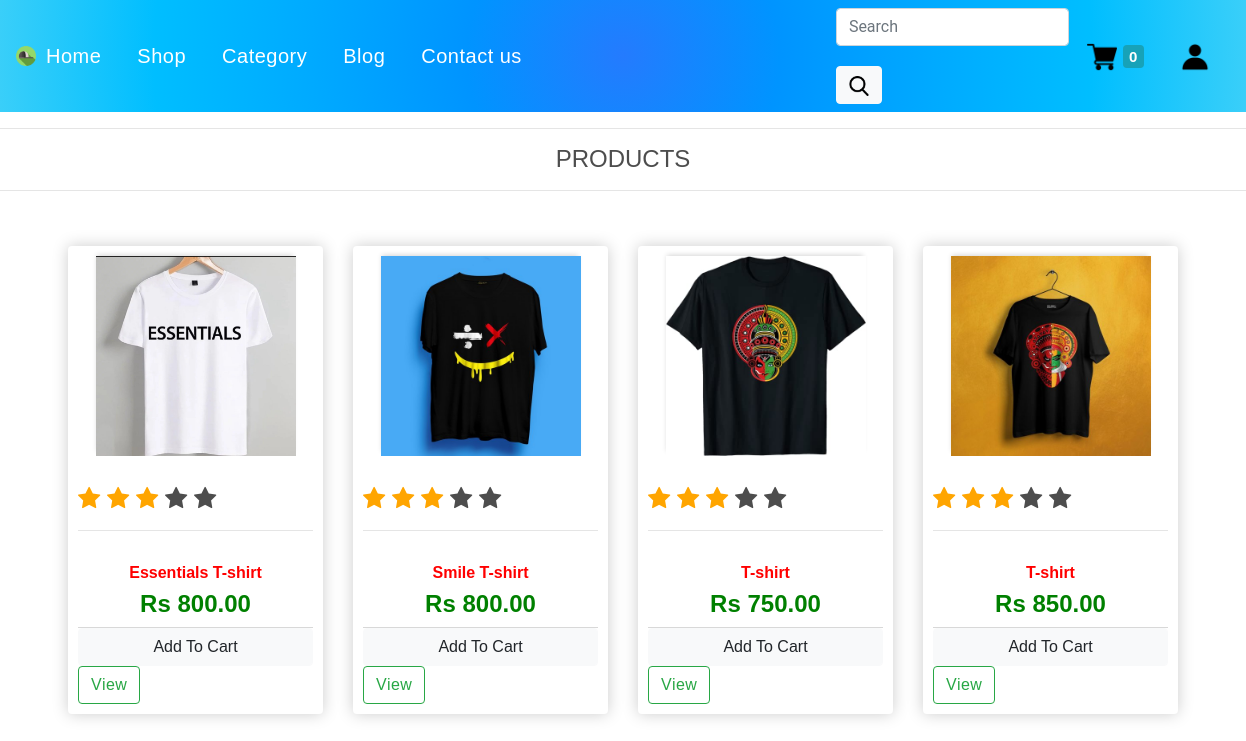
The app's page /store with its own data.
### Home/models.py (models this page shows, shortened)
class Product(models.Model):
    id=models.AutoField(auto_created=True,primary_key=True)
    category = models.ForeignKey(Category, related_name='products', on_delete=models.CASCADE)
    name = models.CharField(max_length=200, db_index=True)
    slug = models.SlugField(max_length=200, db_index=True)
    image=models.ImageField(upload_to="media/productimage/")
    description = models.TextField(blank=True)
    price = models.DecimalField(max_digits=10, decimal_places=2)
    available = models.BooleanField(default=True)
    class Meta:
        ordering = ('name',)
        index_together = (('id', 'slug'),)
    @staticmethod
    def get_all_products():
        return Product.objects.all()

### Home/views.py (the view)
# urls.py: path('store', store , name='store'),
def store(request):
        cart = request.session.get('cart')
        if not cart:
            request.session['cart'] = {}
        products = None
        categories = Category.get_all_categories()
        categoryID = request.GET.get('category')
        if categoryID:
            products = Product.get_all_products_by_categoryid(categoryID)
        else:
            products = Product.get_all_products();
        data = {}
        data['products'] = products
        data['categories'] = categories
        print('you are : ', request.session.get('email'))
        return render(request, 'productpage/productpage.html', data)

### Home/models.py (called while the page is built)
    @staticmethod
    def get_all_categories():
        return Category.objects.all()

### Home/templatetags/cart.py (called while the page is built)
@register.filter(name='is_in_cart')
def is_in_cart(product  , cart):
    keys = cart.keys()
    for id in keys:
        if int(id) == product.id:
            return True
    return False;

### templates/productpage/productpage.html (shortened to what this page needs)
{% extends 'base.html' %}
{% load static %}
{% block css %}<link rel="stylesheet" type="text/css" href="{% static 'css/main.css' %}">{% endblock %}
{% block content %}
{% load custom_filter %}
{% load cart %}
<h4 class="d-flex justify-content-center">PRODUCTS<h4>
<hr>
<div class="container containbox" >
<div class="row">
    {% for product in products %}
    <div class="col-lg-3">
        <div class="box-element product">
        <div class = "product-img">
        <img class="thumbnail" src="{{product.image.url}}">
        </div>
        <br>
        <span class="fa fa-star checked"></span>
        <span class="fa fa-star checked"></span>
        <span class="fa fa-star checked"></span>
        <span class="fa fa-star"></span>
        <span class="fa fa-star"></span>
        <hr>
            <h6 class = "d-flex justify-content-center pt-3" style="color:red;"><strong>{{product.name}}</strong></h6>
            <h4 class="d-flex justify-content-center " style="color:green; "><strong>Rs {{product.price}}</strong></h4>
            	<div class="card-footer p-0 no-gutters">
						{% if product|is_in_cart:request.session.cart %}
						<div class="row no-gutters btn-outline-light">
							<form action="/#{{product.id}}" class="col-2 " method="post">
								{% csrf_token %}
								<input hidden type="text" name='product' value='{{product.id}}'>
								<input hidden type="text" name='remove' value='True'>
								<input type="submit" value=" - " class="btn btn-block btn-light border-right">
							</form>
							<div class="text-center col">{{product|cart_quantity:request.session.cart}} in Cart</div>
							<form action="/#{{product.id}}" class="col-2 " method="post">
								{% csrf_token %}
								<input hidden type="text" name='product' value='{{product.id}}'>
								<input type="submit" value=" + " class="btn btn-block btn-light border-left">
							</form>
						</div>
						{% else %}
						<form action="/#{{product.id}}" method="POST" class="btn-block">
							<input type="submit" class="float-right btn btn-light  form-control"
								value="Add To Cart">
						</form>
						{% endif %}
					</div>
              <a class="btn btn-outline-success" href="{% url "edit" product.id%}" >View</a>
        </div>
    </div>
    {% endfor %}
</div>
</div>
{% endblock content %}

### templates/base.html (shortened to what this page needs)
<!DOCTYPE html>
{% load static %}
<html lang="en">
<head>
	<link rel="stylesheet" type="text/css" href="{% static 'css/main.css' %}">
    <link rel="stylesheet" type="text/css" href="{% static 'css/contact.css' %}">
    <link rel="stylesheet" type="text/css" href="{% static 'css/style.css' %}">
    {% block css %}{% endblock %}
    <link rel="stylesheet" href="https://cdnjs.cloudflare.com/ajax/libs/font-awesome/4.7.0/css/font-awesome.min.css">
    <link rel="stylesheet" href="https://stackpath.bootstrapcdn.com/bootstrap/4.5.2/css/bootstrap.min.css">
</head>
<body style="background: url({% static '' %});">
	<nav class="navbar navbar-expand-lg navbar-dark bg-primary" style="background-image: radial-gradient(circle, #247bfe, #0094ff, #00aaff, #00beff, #3acff9);">
        <img src="{%static 'images/logo.png'%}" height="20px" alt="Logo">
         <div class="collapse navbar-collapse justify-content-end" id="navbarsExampleDefault">
                <ul class="navbar-nav ml-auto">
                    <li class="nav-item">
                        <a class="navbar-brand " href="/">Home</a>
                    </li>
                    <li class="nav-item">
                        <a class="navbar-brand" href="productpage">Shop</a>
                    </li>
                    <li class="nav-item">
                        <a class="navbar-brand" href="categorie">Category</a>
                    </li>
                    <li class="nav-item">
                        <a class="navbar-brand" href="blog">Blog</a>
                    </li>
                    <li class="nav-item">
                        <a class="navbar-brand" href="/contact">Contact us</a>
                    </li>
                </ul>
                </div>
        <div class="collapse navbar-collapse pl-5" id="navbarSupportedContent">
          <div class="form-inline pl-5">
          <ul class="navbar-nav pl-5">
                </div>
            <form class="form-inline " action="/searchresult" method="GET">
            <input name="query" id="query" class="form-control mr-sm-2" type="search" placeholder="Search" aria-label="Search" required>
            <button class="btn btn-light my-2 my-sm-0" type="submit"><img src="{% static 'images/search.png' %}" width="20px" ></button>
            </form>
          </div>
            <div class="collapse navbar-collapse justify-content-end" id="navbarsExampleDefault">
                <ul class="navbar-nav ml-auto">
                     <li class="nav-item ">
                        <a class="navbar-brand" href="/cart"><img src="{% static 'images/shopping-cart.png' %}" width="30px" >
                            <span class="badge badge-info">{{request.session.cart.keys|length}}</span>
                            <span class="sr-only">(current)</span></a>
                    </li>
                        {% if request.session.customer %}
                        <li class="nav-item ">
                        <a class="nav-link" href="/orders">Orders<span class="sr-only">(current)</span></a>
                        </li>
                        <li class="nav-item ">
                        <a class="nav-link" href="/logout">Logout<span class="sr-only">(current)</span></a>
                        </li>
                        {% else %}
                         <li class="nav-item">
                        <a class="navbar-brand" href="/login"><img src="{% static 'images/profile.png' %}" width="30px" ></a>
                        </li>
                        {% endif %}
                </ul>
                </div>
      </nav>
    <hr>
    {% block content %}
    {% endblock %}
    <br>
</body>
</html>

### static/css/main.css (style rules this page uses)
* { margin: 0; padding: 0; font-family: 'Poppins', sans-serif; }
h1, h2, h3, h4, h5, h6 { color: hsl(0, 0%, 30%); }
nav { min-width: 600px; display: flex; align-items: center; justify-content: space-around; margin: auto; }
a { position: relative; text-decoration: none; font-family: "Poppins", sans-serif; color: #a0a0a0; font-size: 18px; letter-spacing: 0.5px; padding: 0 10px; }
a:before, a:after { content: ""; position: absolute; height: 3px; width: 0; background-color: #f5f7f5; transition: 0.5s; }
a:after { left: 0; bottom: -10px; }
a:before { right: 0; top: -10px; }
.box-element { box-shadow: hsl(0, 0%, 80%) 0 0 16px; background-color: #fff; border-radius: 4px; padding: 10px; }
.thumbnail { width: 100%; height: 200px; -webkit-box-shadow: -1px -3px 5px -2px rgba(214, 214, 214, 1); -moz-box-shadow: -1px -3px 5px -2px rgba(214, 214, 214, 1); box-shadow: -1px -3px 5px -2px rgba(214, 214, 214, 1); }
.checked { color: orange; }
.product-img { background: var(--white-light); box-shadow: 0 0 20px 10px var(--white-light); width: 200px; height: 200px; margin: 0 auto; border-radius: 50%; transition: background 0.5s ease; }
.product-img img { transition: transform 0.2s ease; }

### static/css/contact.css (style rules this page uses)
* { box-sizing: border-box; }
body { color: #212d31; font-family: 'Roboto', sans-serif; }
h3, ul { margin: 0; }
ul { list-style: none; padding: 0; }
form { display: grid; grid-template-columns: 1fr 1fr; grid-gap: 20px; }
button, .submit-btn, .form-input, textarea { padding: 1em; }
button, .submit-btn { background: #1E2639; border: 1px solid #1E2639; color: #fff; border-radius: 15px; padding: 5px 20px; text-transform: uppercase; }

### static/css/style.css (style rules this page uses)
* { margin: 0; padding: 0; font-family: 'Poppins', sans-serif; }
.row { margin-top: 5%; display: flex; justify-content: space-between; }

### records on screen
Product: image (picture), name "Essentials T-shirt", price "800.00"
Product: image (picture), name "Smile T-shirt", price "800.00"
Product: image (picture), name "T-shirt", price "750.00"
Product: image (picture), name "T-shirt", price "850.00"

### other values on screen
{{ request.session.cart.keys|length }} "0"
